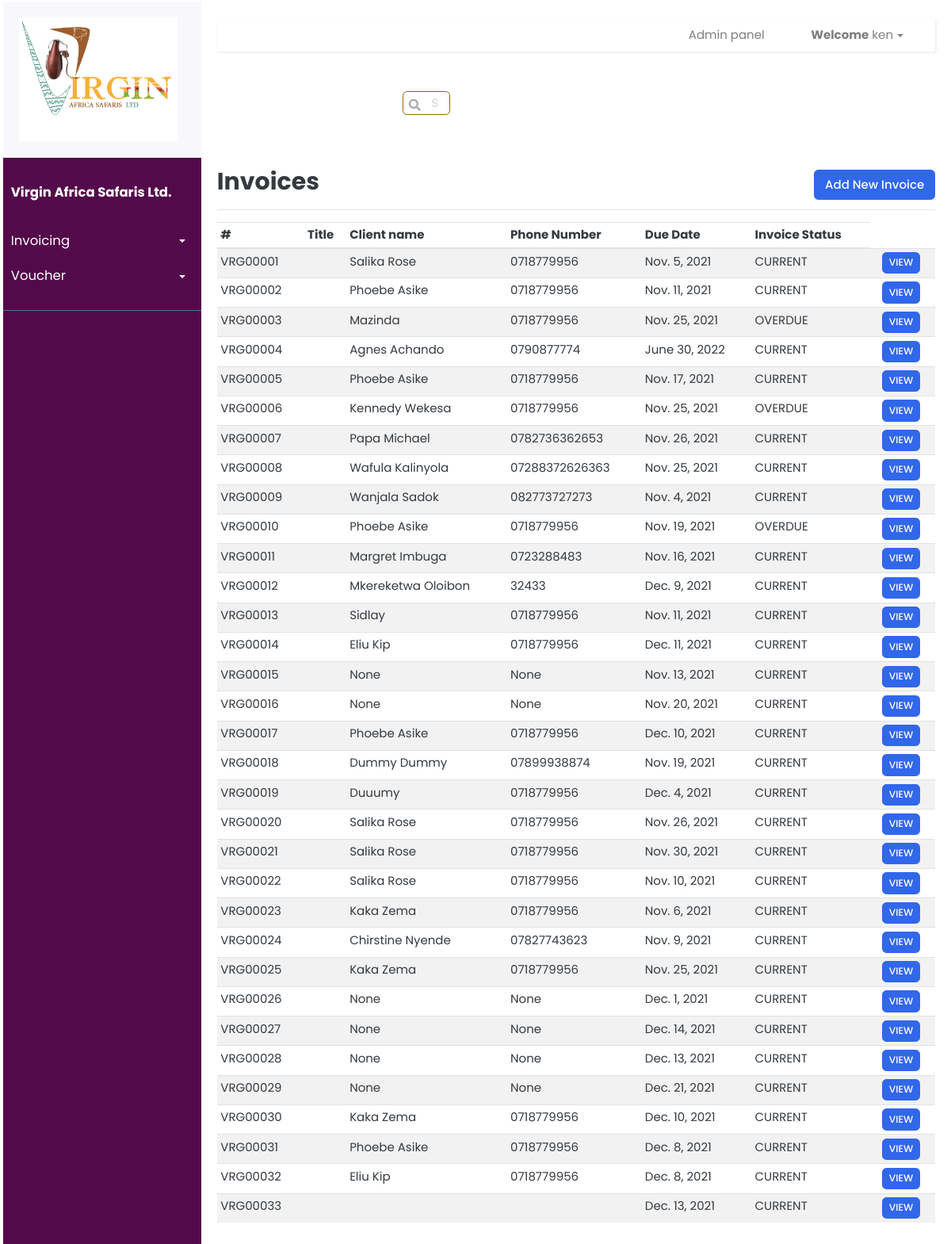
Before: /invoices/ (signed in) with the older database file.
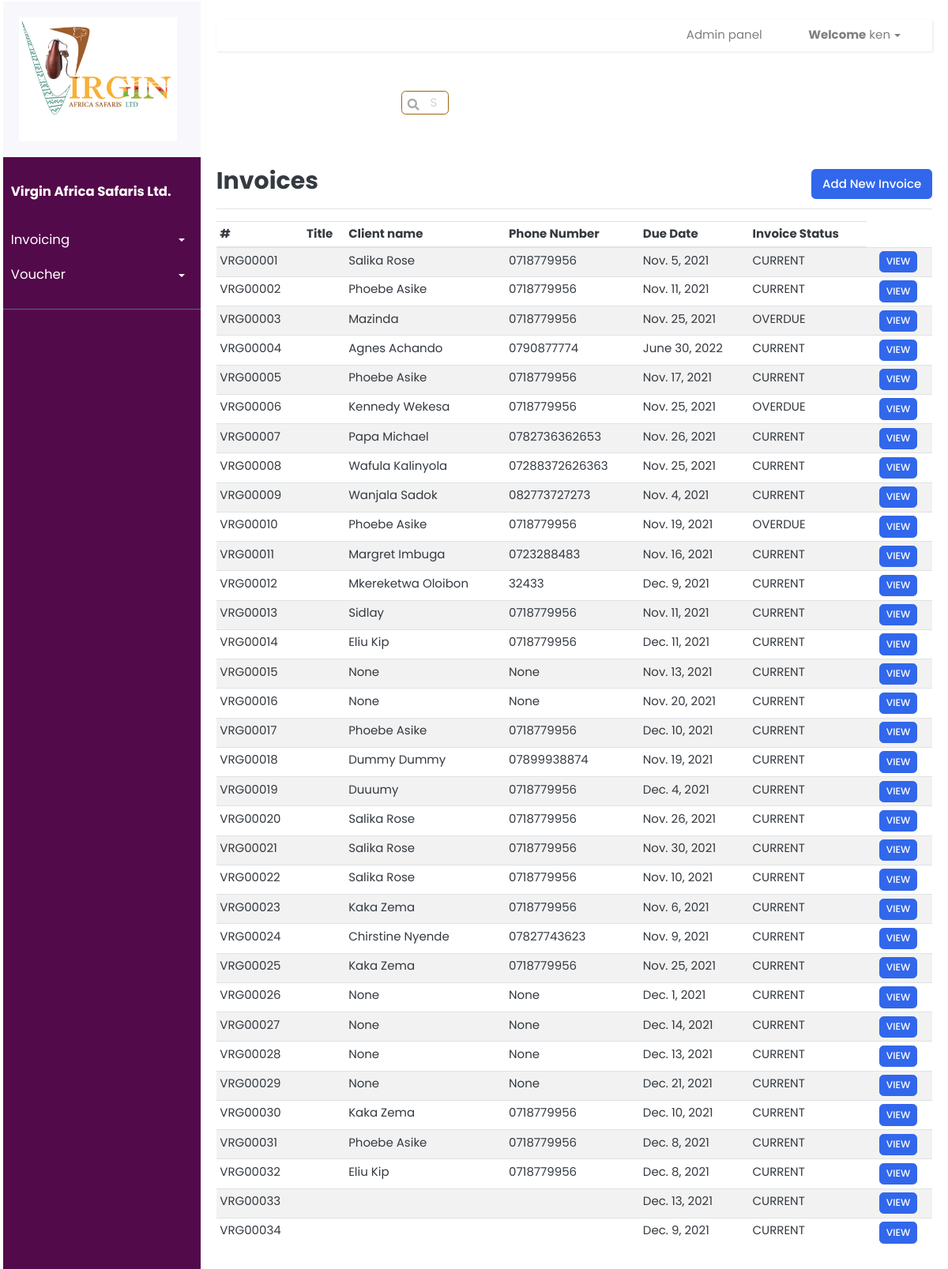
After: the same page with the newer database file.
### invoice/models.py (models this page shows, shortened)
class Invoice(models.Model):
	TERMS = [
	('Immediate','Immediate'),
	('15 days', '15 days'),
	('30 days', '30 days'),
	]
	STATUS = [
	('CURRENT', 'CURRENT'),
	('EMAIL_SENT', 'EMAIL_SENT'),
	('OVERDUE', 'OVERDUE'),
	('PAID', 'PAID'),
	]
	number = models.CharField(null=False,default=increment_invoice_number, blank=False, max_length=100, unique=True)
	dueDate = models.DateField(null=True, blank=True)
	paymentTerms = models.CharField(choices=TERMS, default='15 days', max_length=100)
	status = models.CharField(choices=STATUS, default='CURRENT', max_length=100)
	description = models.TextField(null=True, blank=True,max_length=500)
	istaxable = models.BooleanField()
	client = models.ForeignKey(Client, blank=True, null=True, on_delete=models.SET_NULL)
	uniqueId = models.CharField(null=True, blank=True, max_length=100)
	slug = models.SlugField(max_length=500, unique=True, blank=True, null=True)
	date_created = models.DateTimeField(blank=True, null=True)
	last_updated = models.DateTimeField(blank=True, null=True)

class Client(models.Model):
	clientName = models.CharField(null=True, blank=True, max_length=200)
	address = models.CharField(null=True, blank=True, max_length=200)
	postalCode = models.CharField(null=True, blank=True, max_length=10)
	phoneNumber = models.CharField(null=True, blank=True, max_length=100)
	emailAddress = models.CharField(null=True, blank=True, max_length=100)
	uniqueId = models.CharField(null=True, blank=True, max_length=100)
	slug = models.SlugField(max_length=500, unique=True, blank=True, null=True)
	date_created = models.DateTimeField(blank=True, null=True)
	last_updated = models.DateTimeField(blank=True, null=True)

### invoice/views.py (the view)
# urls.py: path("invoices/", invoice_views.view_invoices, name="view-invoices" ),
@login_required
def view_invoices(request):
	context = {}
	invoices = Invoice.objects.all()
	context['invoices'] = invoices
	return render(request, 'invoice/invoices.html', context)

### templates/invoice/invoices.html (shortened to what this page needs)
{% extends 'index.html' %} {% load static %} {% load crispy_forms_tags %}
 {% block content %}
<div class="search-main">
 <div class="form-group has-search">
    <input type="text" class="form-control invoice_search_input" placeholder="Search" id="search" data-url="{% url 'search-invoices' %}"/>
  </div>
  </div>
<div
  class="
    d-flex
    justify-content-between
    flex-wrap flex-md-nowrap
    align-items-center
    pt-3
    pb-2
    mb-3
    border-bottom
  "
>
  <h1 class="h2">Invoices</h1>
  <div class="btn-toolbar mb-2 mb-md-0">
    <div class="btn-group me-2">
      <a href="{% url 'create-invoice' %}"
        ><button type="button" class="btn btn-primary">
          Add New Invoice
        </button></a
      >
    </div>
  </div>
</div>
{% if invoices|length > 0 %}
<div class="table-responsive">
  <table class="table table-striped table-sm table-hover" id="invoiceTable">
    <thead>
      <tr>
        <th>#</th>
        <th>Title</th>
        <th>Client name</th>
        <th>Phone Number</th>
        <th>Due Date</th>
        <th>Invoice Status</th>
      </tr>
    </thead>
    <tbody>
      {% for invoice in invoices %}
      <tr onclick="getElementById('edit-1').click()" style="cursor: pointer">
        <td id="invoicenumber">{{invoice.number}}</td>
        <td>{{invoice.title}}</td>
        <td>{{invoice.client.clientName}}</td>
        <td>{{invoice.client.phoneNumber}}</td>
        <td>{{invoice.dueDate}}</td>
        <td>{{invoice.status}}</td>
        <td>
        </td>
        <td>
          <a href="{% url 'create-build-invoice' invoice.slug %}"
            ><button class="btn btn-primary btn-sm">VIEW</button></a
          >
        </td>
      </tr>
      {% endfor %}
    </tbody>
  </table>
</div>
{% endif %}
{% endblock %}

Changed rows visible on the page:
added Invoice: number "VRG00034", dueDate "Dec. 9, 2021", status "CURRENT"
